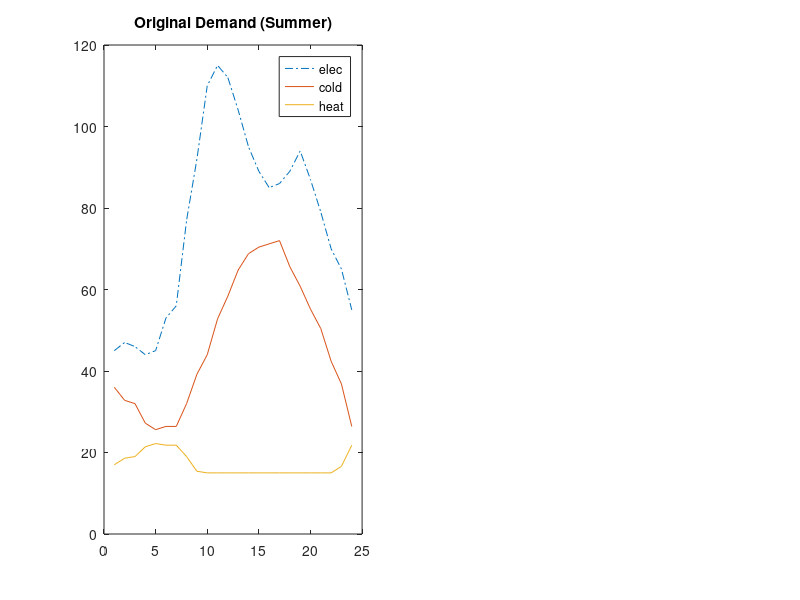
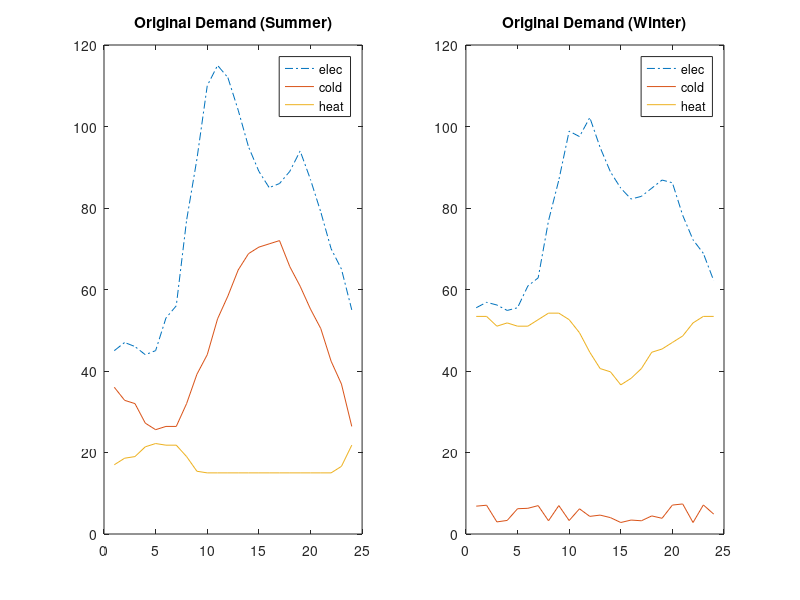

Here is the MATLAB script that generated these plots, in order:
fdir = 'C:\Users\kxxs\Desktop\Energy-Hub\temp\';
rand('seed',1);

Time = 1:24;
            %1    2      3    4      5    6     7     8
Price_E = [0.31, 0.31, 0.31, 0.31, 0.31, 0.31, 0.31, 1.12,...
           1.12, 1.12, 1.12, 1.12, 0.64, 0.64, 0.64, 0.64,...
           1.12, 1.12, 1.12, 1.12, 0.64, 0.64, 0.64, 0.31];

          %1    2   3   4   5   6   7   8   9   10  11  12  13  14  15  16
          %17   18  19  20  21  22  23  24
Solar  = [ 0,   0,  0,  0,  0,  3,  5,  16, 26, 34, 38, 40, 42, 40, 36, 26,...
           12,  4,  1,  0,  0,  0,  0,  0;
          ]*1;

%% Summer Load
Temp_Outside_Summer  = [ 29.5, 29.1, 29, 28.4, 28.2, 28.3, 28.3, 29, 29.9, 30.5, 31.6, 32.3, 33.1, 33.6, 33.8, 33.9,...
           34, 33.2, 32.6, 31.9, 31.3, 30.3, 29.6, 28.3;]; % 2005.7.16 Nanjing temperature
%        40,   39, 39.6, 40, 40, 39.2, 40.2, 42,48, 60, 76, 100, 120, 108, 112, 108,110, 92, 80,...
%           88,   90, 84,   62, 48;  tongli
Demand_Summer = [45,   47, 46, 44, 45, 53, 56, 77, 92, 110, 115, 112, 104, 95, 89, 85,...
          86,   89, 94, 87, 79, 70, 65, 55;   % W (electricity)
          17,   16, 16, 16, 16, 18, 20, 25, 25, 27, 30, 37, 35, 34, 33, 32....
          30,   29, 29, 29, 27, 23, 23, 24;   % R (cold)
          30,   30, 30, 30, 32, 32, 36, 40, 42, 35, 32, 28, 24, 20, 21, 23,...
          28,   32, 25, 26, 27, 30, 32, 35;   % Q (head)
          ]; 
Demand_Summer(2,:) = (Temp_Outside_Summer - 25) * 8;  % cooling demand estimation
Demand_Summer(3,:) = max(30 - Temp_Outside_Summer,0) * 4 + 15; % heat demand estimation

%% Winter Load
Temp_Outside_Winter  = [1.2,1.2,1.5,1.4,1.5,1.5,1.3,1.1,1.1,1.3,1.7,2.3...
                        2.8,2.9,3.3,3.1,2.8,2.3,2.2,2.0,1.8,1.4,1.2,1.2]; % 2005.1.15 Nanjing temperature
%        40,   39, 39.6, 40, 40, 39.2, 40.2, 42,48, 60, 76, 100, 120, 108, 112, 108,110, 92, 80,...
%           88,   90, 84,   62, 48;  tongli
Demand_Winter = [45,   47, 46, 44, 45, 53, 56, 77, 92, 110, 108, 115, 104, 95, 89, 85,...
          86,   89, 92, 91, 79, 70, 65, 55;   % W (electricity)
          17,   16, 16, 16, 16, 18, 20, 25, 25, 27, 30, 37, 35, 34, 33, 32....
          30,   29, 29, 29, 27, 23, 23, 24;   % R (cold)
          30,   30, 30, 30, 32, 32, 36, 40, 42, 35, 32, 28, 24, 20, 21, 23,...
          28,   32, 25, 26, 27, 30, 32, 35;   % Q (head)
          ]; 
Demand_Winter(1,:) = (Demand_Winter(1,:) - mean(Demand_Winter(1,:)))/1.5 + mean(Demand_Winter(1,:)); 
Demand_Winter(2,:) = (rand(1,24) - 0.5) * 5 + 5;  % cooling demand estimation
Demand_Winter(3,:) =  (6 - Temp_Outside_Winter)* 8 + 15; % heat demand estimation

%% plot
figure
subplot(1,2,1)
% plot(Time,Solar,'-*');
% hold on
plot(Time,Demand_Summer(1,:),'-.');
hold on
plot(Time,Demand_Summer(2,:));
hold on
plot(Time,Demand_Summer(3,:));
% 'solar',
legend('elec','cold','heat')
title('Original Demand (Summer)')
saveas(gcf, [fdir,'demand_summer','.jpg'])

subplot(1,2,2)
% plot(Time,Solar,'-*');
% hold on
plot(Time,Demand_Winter(1,:),'-.');
hold on
plot(Time,Demand_Winter(2,:));
hold on
plot(Time,Demand_Winter(3,:));
% 'solar',
legend('elec','cold','heat')
title('Original Demand (Winter)')
saveas(gcf, [fdir,'demand_winter','.jpg'])
